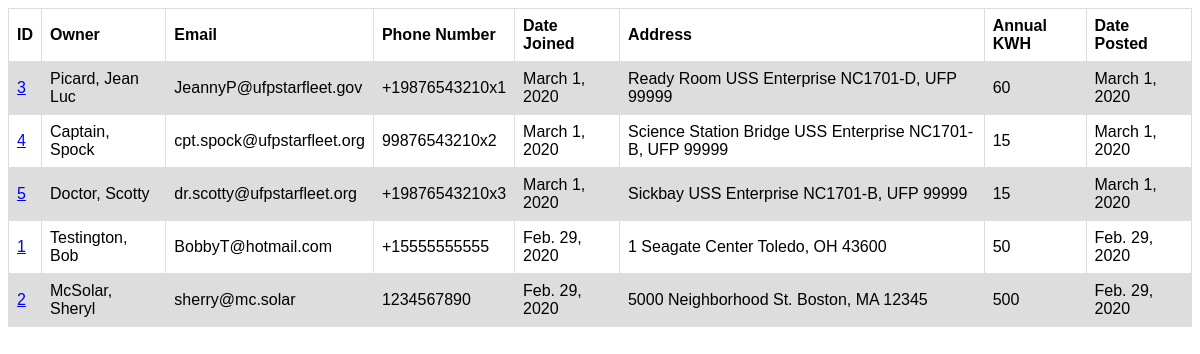
Page /properties/ on the committed database.
### picosage/models.py (models this page shows, shortened)
class Property(models.Model):
    consumer = models.ForeignKey(Consumer, on_delete=models.CASCADE)
    address = models.ForeignKey(USAddress, on_delete=models.PROTECT, null=True)  # TODO: null-False
    annual_kwh = models.PositiveIntegerField()
    date_posted = models.DateField(auto_now_add=True)

class Consumer(models.Model):
    first_name = models.CharField(max_length=100)
    last_name = models.CharField(max_length=100)
    email = models.EmailField()
    phone = PhoneField()  # Using 3rd-party Model until it adds comlexity
    date_joined = models.DateField(auto_now_add=True)

class USAddress(models.Model):
    street = models.TextField()
    city = models.CharField(max_length=64)
    state = models.CharField(max_length=64)
    zip_code = models.CharField(max_length=11)
    def __str__(self):
        return f"{self.street} {self.city}, {self.state} {self.zip_code}"

### picosage/views.py (the view)
# urls.py: path('properties/', views.properties_all, name='properties_all'),
def properties_all(request):
    property_list = Property.objects.order_by('-date_posted')
    context = {
        'property_list': property_list,
    }
    return render(request, 'picosage/properties.html', context)

### picosage/templates/picosage/properties.html (shortened to what this page needs)
<html>
    <head>
    </head>
    <body>
        {% if property_list %}
        <table>
            <tr>
                <th>ID</th>
                <th>Owner</th>
                <th>Email</th>
                <th>Phone Number</th>
                <th>Date Joined</th>
                <th>Address</th>
                <th>Annual KWH</th>
                <th>Date Posted</th>
            </tr>
            {% for property in property_list %}
            <tr>
                <td><a href="{% url 'picosage:property_details' property.id %}">
                    {{ property.id }}</a>
                    <td>
                        {{ property.consumer.last_name }}, {{ property.consumer.first_name }}
                    </td>
                    <td>{{ property.consumer.email }}</td>
                    <td>{{ property.consumer.phone }}</td>
                    <td>{{ property.consumer.date_joined }}</td>
                    <td>{{ property.address }}</td>
                    <td>{{ property.annual_kwh }}</td>
                    <td>{{ property.date_posted }}</td>
            </tr>
            {% endfor %}
        </table>
        {% else %}
        <p>No properties are available.</p>
        {% endif %}
    </body>
</html>

### picosage/templates/picosage/properties.html (style rules this page uses)
table { font-family: arial, sans-serif; border-collapse: collapse; width: 100%; }
td, th { border: 1px solid #dddddd; text-align: left; padding: 8px; }
tr:nth-child(even) { background-color: #dddddd; }

### rows in the picture
Property: id "3", consumer.last_name "Picard", consumer.first_name "Jean Luc", consumer.email "JeannyP@ufpstarfleet.gov", consumer.phone "+19876543210x1", consumer.date_joined "March 1, 2020", address "Ready Room USS Enterprise NC1701-D, UFP 99999", annual_kwh "60", date_posted "March 1, 2020"
Property: id "4", consumer.last_name "Captain", consumer.first_name "Spock", consumer.email "cpt.spock@ufpstarfleet.org", consumer.phone "99876543210x2", consumer.date_joined "March 1, 2020", address "Science Station Bridge USS Enterprise NC1701-B, UFP 99999", annual_kwh "15", date_posted "March 1, 2020"
Property: id "5", consumer.last_name "Doctor", consumer.first_name "Scotty", consumer.email "dr.scotty@ufpstarfleet.org", consumer.phone "+19876543210x3", consumer.date_joined "March 1, 2020", address "Sickbay USS Enterprise NC1701-B, UFP 99999", annual_kwh "15", date_posted "March 1, 2020"
Property: id "1", consumer.last_name "Testington", consumer.first_name "Bob", consumer.email "BobbyT@hotmail.com", consumer.phone "+15555555555", consumer.date_joined "Feb. 29, 2020", address "1 Seagate Center Toledo, OH 43600", annual_kwh "50", date_posted "Feb. 29, 2020"
Property: id "2", consumer.last_name "McSolar", consumer.first_name "Sheryl", consumer.email "sherry@mc.solar", consumer.phone "1234567890", consumer.date_joined "Feb. 29, 2020", address "5000 Neighborhood St. Boston, MA 12345", annual_kwh "500", date_posted "Feb. 29, 2020"
